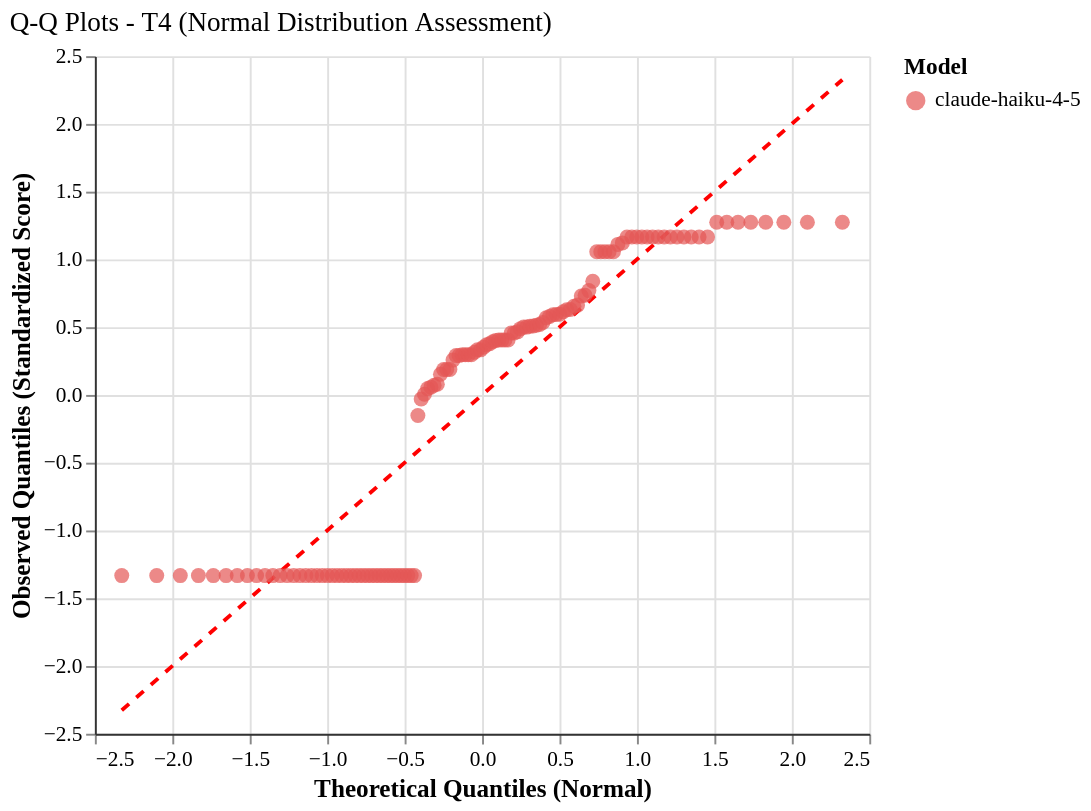

Vega-Lite specification for this chart:
### Vega-Lite specification from a JSON file in a GitHub repository (floating-point values rounded to 4 significant figures)
{"config": {"font": "serif", "axis": {"labelFontSize": 11, "titleFontSize": 13, "gridColor": "#e0e0e0", "domainColor": "#333333"}, "legend": {"labelFontSize": 11, "titleFontSize": 12}, "title": {"fontSize": 14, "anchor": "start", "fontWeight": "normal"}, "view": {"stroke": null, "continuousWidth": 400, "continuousHeight": 300, "strokeWidth": 0}, "mark": {"tooltip": true}}, "layer": [{"data": {"name": "data-8d5cec4a547837c7231cc67074c9ed0f"}, "mark": {"type": "line", "color": "red", "strokeDash": [5, 5], "strokeWidth": 2}, "encoding": {"x": {"field": "theoretical_quantile", "type": "quantitative"}, "y": {"field": "observed_quantile", "type": "quantitative"}}}, {"data": {"name": "data-22b52f66ea4f3554779ff570d7052fe0"}, "mark": {"type": "circle", "opacity": 0.7, "size": 60}, "encoding": {"color": {"field": "agent_model", "scale": {"domain": ["claude-haiku-4-5"], "range": ["#E45756"]}, "title": "Model", "type": "nominal"}, "tooltip": [{"field": "agent_model", "title": "Model", "type": "nominal"}, {"field": "tier", "title": "Tier", "type": "ordinal"}, {"field": "theoretical_quantile", "format": ".2f", "title": "Theoretical Q", "type": "quantitative"}, {"field": "observed_quantile", "format": ".2f", "title": "Observed Q", "type": "quantitative"}, {"field": "original_score", "format": ".3f", "title": "Original Score", "type": "quantitative"}], "x": {"field": "theoretical_quantile", "scale": {"zero": false}, "title": "Theoretical Quantiles (Normal)", "type": "quantitative"}, "y": {"field": "observed_quantile", "scale": {"zero": false}, "title": "Observed Quantiles (Standardized Score)", "type": "quantitative"}}}], "height": 350, "title": "Q-Q Plots - T4 (Normal Distribution Assessment)", "width": 400, "$schema": "https://vega.github.io/schema/vega-lite/v6.1.0.json", "datasets": {"data-8d5cec4a547837c7231cc67074c9ed0f": [{"theoretical_quantile": -2.326, "observed_quantile": -2.326}, {"theoretical_quantile": 2.326, "observed_quantile": 2.326}], "data-22b52f66ea4f3554779ff570d7052fe0": [{"agent_model": "claude-haiku-4-5", "tier": "T4", "theoretical_quantile": -2.326, "observed_quantile": -1.333, "original_score": 0.0}, {"agent_model": "claude-haiku-4-5", "tier": "T4", "theoretical_quantile": -2.101, "observed_quantile": -1.333, "original_score": 0.0}, {"agent_model": "claude-haiku-4-5", "tier": "T4", "theoretical_quantile": -1.948, "observed_quantile": -1.333, "original_score": 0.0}, {"agent_model": "claude-haiku-4-5", "tier": "T4", "theoretical_quantile": -1.831, "observed_quantile": -1.333, "original_score": 0.0}, {"agent_model": "claude-haiku-4-5", "tier": "T4", "theoretical_quantile": -1.735, "observed_quantile": -1.333, "original_score": 0.0}, {"agent_model": "claude-haiku-4-5", "tier": "T4", "theoretical_quantile": -1.653, "observed_quantile": -1.333, "original_score": 0.0}, {"agent_model": "claude-haiku-4-5", "tier": "T4", "theoretical_quantile": -1.58, "observed_quantile": -1.333, "original_score": 0.0}, {"agent_model": "claude-haiku-4-5", "tier": "T4", "theoretical_quantile": -1.515, "observed_quantile": -1.333, "original_score": 0.0}, {"agent_model": "claude-haiku-4-5", "tier": "T4", "theoretical_quantile": -1.456, "observed_quantile": -1.333, "original_score": 0.0}, {"agent_model": "claude-haiku-4-5", "tier": "T4", "theoretical_quantile": -1.401, "observed_quantile": -1.333, "original_score": 0.0}, {"agent_model": "claude-haiku-4-5", "tier": "T4", "theoretical_quantile": -1.351, "observed_quantile": -1.333, "original_score": 0.0}, {"agent_model": "claude-haiku-4-5", "tier": "T4", "theoretical_quantile": -1.303, "observed_quantile": -1.333, "original_score": 0.0}, {"agent_model": "claude-haiku-4-5", "tier": "T4", "theoretical_quantile": -1.259, "observed_quantile": -1.333, "original_score": 0.0}, {"agent_model": "claude-haiku-4-5", "tier": "T4", "theoretical_quantile": -1.216, "observed_quantile": -1.333, "original_score": 0.0}, {"agent_model": "claude-haiku-4-5", "tier": "T4", "theoretical_quantile": -1.176, "observed_quantile": -1.333, "original_score": 0.0}, {"agent_model": "claude-haiku-4-5", "tier": "T4", "theoretical_quantile": -1.138, "observed_quantile": -1.333, "original_score": 0.0}, {"agent_model": "claude-haiku-4-5", "tier": "T4", "theoretical_quantile": -1.101, "observed_quantile": -1.333, "original_score": 0.0}, {"agent_model": "claude-haiku-4-5", "tier": "T4", "theoretical_quantile": -1.066, "observed_quantile": -1.333, "original_score": 0.0}, {"agent_model": "claude-haiku-4-5", "tier": "T4", "theoretical_quantile": -1.032, "observed_quantile": -1.333, "original_score": 0.0}, {"agent_model": "claude-haiku-4-5", "tier": "T4", "theoretical_quantile": -0.9987, "observed_quantile": -1.333, "original_score": 0.0}, {"agent_model": "claude-haiku-4-5", "tier": "T4", "theoretical_quantile": -0.9669, "observed_quantile": -1.333, "original_score": 0.0}, {"agent_model": "claude-haiku-4-5", "tier": "T4", "theoretical_quantile": -0.936, "observed_quantile": -1.333, "original_score": 0.0}, {"agent_model": "claude-haiku-4-5", "tier": "T4", "theoretical_quantile": -0.906, "observed_quantile": -1.333, "original_score": 0.0}, {"agent_model": "claude-haiku-4-5", "tier": "T4", "theoretical_quantile": -0.8767, "observed_quantile": -1.333, "original_score": 0.0}, {"agent_model": "claude-haiku-4-5", "tier": "T4", "theoretical_quantile": -0.8482, "observed_quantile": -1.333, "original_score": 0.0}, {"agent_model": "claude-haiku-4-5", "tier": "T4", "theoretical_quantile": -0.8204, "observed_quantile": -1.333, "original_score": 0.0}, {"agent_model": "claude-haiku-4-5", "tier": "T4", "theoretical_quantile": -0.7932, "observed_quantile": -1.333, "original_score": 0.0}, {"agent_model": "claude-haiku-4-5", "tier": "T4", "theoretical_quantile": -0.7665, "observed_quantile": -1.333, "original_score": 0.0}, {"agent_model": "claude-haiku-4-5", "tier": "T4", "theoretical_quantile": -0.7404, "observed_quantile": -1.333, "original_score": 0.0}, {"agent_model": "claude-haiku-4-5", "tier": "T4", "theoretical_quantile": -0.7148, "observed_quantile": -1.333, "original_score": 0.0}, {"agent_model": "claude-haiku-4-5", "tier": "T4", "theoretical_quantile": -0.6897, "observed_quantile": -1.333, "original_score": 0.0}, {"agent_model": "claude-haiku-4-5", "tier": "T4", "theoretical_quantile": -0.665, "observed_quantile": -1.333, "original_score": 0.0}, {"agent_model": "claude-haiku-4-5", "tier": "T4", "theoretical_quantile": -0.6406, "observed_quantile": -1.333, "original_score": 0.0}, {"agent_model": "claude-haiku-4-5", "tier": "T4", "theoretical_quantile": -0.6167, "observed_quantile": -1.333, "original_score": 0.0}, {"agent_model": "claude-haiku-4-5", "tier": "T4", "theoretical_quantile": -0.5931, "observed_quantile": -1.333, "original_score": 0.0}, {"agent_model": "claude-haiku-4-5", "tier": "T4", "theoretical_quantile": -0.5698, "observed_quantile": -1.333, "original_score": 0.0}, {"agent_model": "claude-haiku-4-5", "tier": "T4", "theoretical_quantile": -0.5469, "observed_quantile": -1.333, "original_score": 0.0}, {"agent_model": "claude-haiku-4-5", "tier": "T4", "theoretical_quantile": -0.5242, "observed_quantile": -1.333, "original_score": 0.0}, {"agent_model": "claude-haiku-4-5", "tier": "T4", "theoretical_quantile": -0.5018, "observed_quantile": -1.333, "original_score": 0.0}, {"agent_model": "claude-haiku-4-5", "tier": "T4", "theoretical_quantile": -0.4796, "observed_quantile": -1.333, "original_score": 0.0}, {"agent_model": "claude-haiku-4-5", "tier": "T4", "theoretical_quantile": -0.4577, "observed_quantile": -1.333, "original_score": 0.0}, {"agent_model": "claude-haiku-4-5", "tier": "T4", "theoretical_quantile": -0.4359, "observed_quantile": -1.333, "original_score": 0.0}, {"agent_model": "claude-haiku-4-5", "tier": "T4", "theoretical_quantile": -0.4144, "observed_quantile": -0.1512, "original_score": 0.4533}, {"agent_model": "claude-haiku-4-5", "tier": "T4", "theoretical_quantile": -0.3931, "observed_quantile": -0.02957, "original_score": 0.5}, {"agent_model": "claude-haiku-4-5", "tier": "T4", "theoretical_quantile": -0.372, "observed_quantile": 0.00519, "original_score": 0.5133}, {"agent_model": "claude-haiku-4-5", "tier": "T4", "theoretical_quantile": -0.351, "observed_quantile": 0.0469, "original_score": 0.5293}, {"agent_model": "claude-haiku-4-5", "tier": "T4", "theoretical_quantile": -0.3302, "observed_quantile": 0.05733, "original_score": 0.5333}, {"agent_model": "claude-haiku-4-5", "tier": "T4", "theoretical_quantile": -0.3095, "observed_quantile": 0.07123, "original_score": 0.5387}, {"agent_model": "claude-haiku-4-5", "tier": "T4", "theoretical_quantile": -0.2889, "observed_quantile": 0.07906, "original_score": 0.5417}, {"agent_model": "claude-haiku-4-5", "tier": "T4", "theoretical_quantile": -0.2685, "observed_quantile": 0.1529, "original_score": 0.57}, {"agent_model": "claude-haiku-4-5", "tier": "T4", "theoretical_quantile": -0.2482, "observed_quantile": 0.1877, "original_score": 0.5833}, {"agent_model": "claude-haiku-4-5", "tier": "T4", "theoretical_quantile": -0.228, "observed_quantile": 0.1877, "original_score": 0.5833}, {"agent_model": "claude-haiku-4-5", "tier": "T4", "theoretical_quantile": -0.2078, "observed_quantile": 0.1877, "original_score": 0.5833}, {"agent_model": "claude-haiku-4-5", "tier": "T4", "theoretical_quantile": -0.1878, "observed_quantile": 0.2572, "original_score": 0.61}, {"agent_model": "claude-haiku-4-5", "tier": "T4", "theoretical_quantile": -0.1678, "observed_quantile": 0.2902, "original_score": 0.6227}, {"agent_model": "claude-haiku-4-5", "tier": "T4", "theoretical_quantile": -0.1479, "observed_quantile": 0.292, "original_score": 0.6233}, {"agent_model": "claude-haiku-4-5", "tier": "T4", "theoretical_quantile": -0.1281, "observed_quantile": 0.2963, "original_score": 0.625}, {"agent_model": "claude-haiku-4-5", "tier": "T4", "theoretical_quantile": -0.1083, "observed_quantile": 0.2963, "original_score": 0.625}, {"agent_model": "claude-haiku-4-5", "tier": "T4", "theoretical_quantile": -0.08855, "observed_quantile": 0.2963, "original_score": 0.625}, {"agent_model": "claude-haiku-4-5", "tier": "T4", "theoretical_quantile": -0.06884, "observed_quantile": 0.2963, "original_score": 0.625}, {"agent_model": "claude-haiku-4-5", "tier": "T4", "theoretical_quantile": -0.04915, "observed_quantile": 0.3154, "original_score": 0.6323}, {"agent_model": "claude-haiku-4-5", "tier": "T4", "theoretical_quantile": -0.02948, "observed_quantile": 0.3328, "original_score": 0.639}, {"agent_model": "claude-haiku-4-5", "tier": "T4", "theoretical_quantile": -0.009826, "observed_quantile": 0.3328, "original_score": 0.639}, {"agent_model": "claude-haiku-4-5", "tier": "T4", "theoretical_quantile": 0.009826, "observed_quantile": 0.3528, "original_score": 0.6467}, {"agent_model": "claude-haiku-4-5", "tier": "T4", "theoretical_quantile": 0.02948, "observed_quantile": 0.3702, "original_score": 0.6533}, {"agent_model": "claude-haiku-4-5", "tier": "T4", "theoretical_quantile": 0.04915, "observed_quantile": 0.378, "original_score": 0.6563}, {"agent_model": "claude-haiku-4-5", "tier": "T4", "theoretical_quantile": 0.06884, "observed_quantile": 0.3928, "original_score": 0.662}, {"agent_model": "claude-haiku-4-5", "tier": "T4", "theoretical_quantile": 0.08855, "observed_quantile": 0.4023, "original_score": 0.6657}, {"agent_model": "claude-haiku-4-5", "tier": "T4", "theoretical_quantile": 0.1083, "observed_quantile": 0.4049, "original_score": 0.6667}, {"agent_model": "claude-haiku-4-5", "tier": "T4", "theoretical_quantile": 0.1281, "observed_quantile": 0.4049, "original_score": 0.6667}, {"agent_model": "claude-haiku-4-5", "tier": "T4", "theoretical_quantile": 0.1479, "observed_quantile": 0.4049, "original_score": 0.6667}, {"agent_model": "claude-haiku-4-5", "tier": "T4", "theoretical_quantile": 0.1678, "observed_quantile": 0.4049, "original_score": 0.6667}, {"agent_model": "claude-haiku-4-5", "tier": "T4", "theoretical_quantile": 0.1878, "observed_quantile": 0.4571, "original_score": 0.6867}, {"agent_model": "claude-haiku-4-5", "tier": "T4", "theoretical_quantile": 0.2078, "observed_quantile": 0.4571, "original_score": 0.6867}, {"agent_model": "claude-haiku-4-5", "tier": "T4", "theoretical_quantile": 0.228, "observed_quantile": 0.4658, "original_score": 0.69}, {"agent_model": "claude-haiku-4-5", "tier": "T4", "theoretical_quantile": 0.2482, "observed_quantile": 0.4892, "original_score": 0.699}, {"agent_model": "claude-haiku-4-5", "tier": "T4", "theoretical_quantile": 0.2685, "observed_quantile": 0.5005, "original_score": 0.7033}, {"agent_model": "claude-haiku-4-5", "tier": "T4", "theoretical_quantile": 0.2889, "observed_quantile": 0.5005, "original_score": 0.7033}, {"agent_model": "claude-haiku-4-5", "tier": "T4", "theoretical_quantile": 0.3095, "observed_quantile": 0.5066, "original_score": 0.7057}, {"agent_model": "claude-haiku-4-5", "tier": "T4", "theoretical_quantile": 0.3302, "observed_quantile": 0.5092, "original_score": 0.7067}, {"agent_model": "claude-haiku-4-5", "tier": "T4", "theoretical_quantile": 0.351, "observed_quantile": 0.5144, "original_score": 0.7087}, {"agent_model": "claude-haiku-4-5", "tier": "T4", "theoretical_quantile": 0.372, "observed_quantile": 0.5205, "original_score": 0.711}, {"agent_model": "claude-haiku-4-5", "tier": "T4", "theoretical_quantile": 0.3931, "observed_quantile": 0.5353, "original_score": 0.7167}, {"agent_model": "claude-haiku-4-5", "tier": "T4", "theoretical_quantile": 0.4144, "observed_quantile": 0.57, "original_score": 0.73}, {"agent_model": "claude-haiku-4-5", "tier": "T4", "theoretical_quantile": 0.4359, "observed_quantile": 0.5787, "original_score": 0.7333}, {"agent_model": "claude-haiku-4-5", "tier": "T4", "theoretical_quantile": 0.4577, "observed_quantile": 0.5918, "original_score": 0.7383}, {"agent_model": "claude-haiku-4-5", "tier": "T4", "theoretical_quantile": 0.4796, "observed_quantile": 0.5935, "original_score": 0.739}, {"agent_model": "claude-haiku-4-5", "tier": "T4", "theoretical_quantile": 0.5018, "observed_quantile": 0.5961, "original_score": 0.74}, {"agent_model": "claude-haiku-4-5", "tier": "T4", "theoretical_quantile": 0.5242, "observed_quantile": 0.6135, "original_score": 0.7467}, {"agent_model": "claude-haiku-4-5", "tier": "T4", "theoretical_quantile": 0.5469, "observed_quantile": 0.6283, "original_score": 0.7523}, {"agent_model": "claude-haiku-4-5", "tier": "T4", "theoretical_quantile": 0.5698, "observed_quantile": 0.6309, "original_score": 0.7533}, {"agent_model": "claude-haiku-4-5", "tier": "T4", "theoretical_quantile": 0.5931, "observed_quantile": 0.6543, "original_score": 0.7623}, {"agent_model": "claude-haiku-4-5", "tier": "T4", "theoretical_quantile": 0.6167, "observed_quantile": 0.663, "original_score": 0.7657}, {"agent_model": "claude-haiku-4-5", "tier": "T4", "theoretical_quantile": 0.6406, "observed_quantile": 0.7299, "original_score": 0.7913}, {"agent_model": "claude-haiku-4-5", "tier": "T4", "theoretical_quantile": 0.665, "observed_quantile": 0.7352, "original_score": 0.7933}, {"agent_model": "claude-haiku-4-5", "tier": "T4", "theoretical_quantile": 0.6897, "observed_quantile": 0.7699, "original_score": 0.8067}, {"agent_model": "claude-haiku-4-5", "tier": "T4", "theoretical_quantile": 0.7148, "observed_quantile": 0.8394, "original_score": 0.8333}, {"agent_model": "claude-haiku-4-5", "tier": "T4", "theoretical_quantile": 0.7404, "observed_quantile": 1.057, "original_score": 0.9167}, {"agent_model": "claude-haiku-4-5", "tier": "T4", "theoretical_quantile": 0.7665, "observed_quantile": 1.057, "original_score": 0.9167}, {"agent_model": "claude-haiku-4-5", "tier": "T4", "theoretical_quantile": 0.7932, "observed_quantile": 1.057, "original_score": 0.9167}, {"agent_model": "claude-haiku-4-5", "tier": "T4", "theoretical_quantile": 0.8204, "observed_quantile": 1.057, "original_score": 0.9167}, {"agent_model": "claude-haiku-4-5", "tier": "T4", "theoretical_quantile": 0.8482, "observed_quantile": 1.057, "original_score": 0.9167}, {"agent_model": "claude-haiku-4-5", "tier": "T4", "theoretical_quantile": 0.8767, "observed_quantile": 1.111, "original_score": 0.9375}, {"agent_model": "claude-haiku-4-5", "tier": "T4", "theoretical_quantile": 0.906, "observed_quantile": 1.122, "original_score": 0.9417}, {"agent_model": "claude-haiku-4-5", "tier": "T4", "theoretical_quantile": 0.936, "observed_quantile": 1.165, "original_score": 0.9583}, {"agent_model": "claude-haiku-4-5", "tier": "T4", "theoretical_quantile": 0.9669, "observed_quantile": 1.165, "original_score": 0.9583}, {"agent_model": "claude-haiku-4-5", "tier": "T4", "theoretical_quantile": 0.9987, "observed_quantile": 1.165, "original_score": 0.9583}, {"agent_model": "claude-haiku-4-5", "tier": "T4", "theoretical_quantile": 1.032, "observed_quantile": 1.165, "original_score": 0.9583}, {"agent_model": "claude-haiku-4-5", "tier": "T4", "theoretical_quantile": 1.066, "observed_quantile": 1.165, "original_score": 0.9583}, {"agent_model": "claude-haiku-4-5", "tier": "T4", "theoretical_quantile": 1.101, "observed_quantile": 1.165, "original_score": 0.9583}, {"agent_model": "claude-haiku-4-5", "tier": "T4", "theoretical_quantile": 1.138, "observed_quantile": 1.165, "original_score": 0.9583}, {"agent_model": "claude-haiku-4-5", "tier": "T4", "theoretical_quantile": 1.176, "observed_quantile": 1.165, "original_score": 0.9583}, {"agent_model": "claude-haiku-4-5", "tier": "T4", "theoretical_quantile": 1.216, "observed_quantile": 1.165, "original_score": 0.9583}, {"agent_model": "claude-haiku-4-5", "tier": "T4", "theoretical_quantile": 1.259, "observed_quantile": 1.165, "original_score": 0.9583}, {"agent_model": "claude-haiku-4-5", "tier": "T4", "theoretical_quantile": 1.303, "observed_quantile": 1.165, "original_score": 0.9583}, {"agent_model": "claude-haiku-4-5", "tier": "T4", "theoretical_quantile": 1.351, "observed_quantile": 1.165, "original_score": 0.9583}, {"agent_model": "claude-haiku-4-5", "tier": "T4", "theoretical_quantile": 1.401, "observed_quantile": 1.165, "original_score": 0.9583}, {"agent_model": "claude-haiku-4-5", "tier": "T4", "theoretical_quantile": 1.456, "observed_quantile": 1.165, "original_score": 0.9583}, {"agent_model": "claude-haiku-4-5", "tier": "T4", "theoretical_quantile": 1.515, "observed_quantile": 1.274, "original_score": 1.0}, {"agent_model": "claude-haiku-4-5", "tier": "T4", "theoretical_quantile": 1.58, "observed_quantile": 1.274, "original_score": 1.0}, {"agent_model": "claude-haiku-4-5", "tier": "T4", "theoretical_quantile": 1.653, "observed_quantile": 1.274, "original_score": 1.0}, {"agent_model": "claude-haiku-4-5", "tier": "T4", "theoretical_quantile": 1.735, "observed_quantile": 1.274, "original_score": 1.0}, {"agent_model": "claude-haiku-4-5", "tier": "T4", "theoretical_quantile": 1.831, "observed_quantile": 1.274, "original_score": 1.0}, {"agent_model": "claude-haiku-4-5", "tier": "T4", "theoretical_quantile": 1.948, "observed_quantile": 1.274, "original_score": 1.0}, {"agent_model": "claude-haiku-4-5", "tier": "T4", "theoretical_quantile": 2.101, "observed_quantile": 1.274, "original_score": 1.0}, {"agent_model": "claude-haiku-4-5", "tier": "T4", "theoretical_quantile": 2.326, "observed_quantile": 1.274, "original_score": 1.0}]}}
